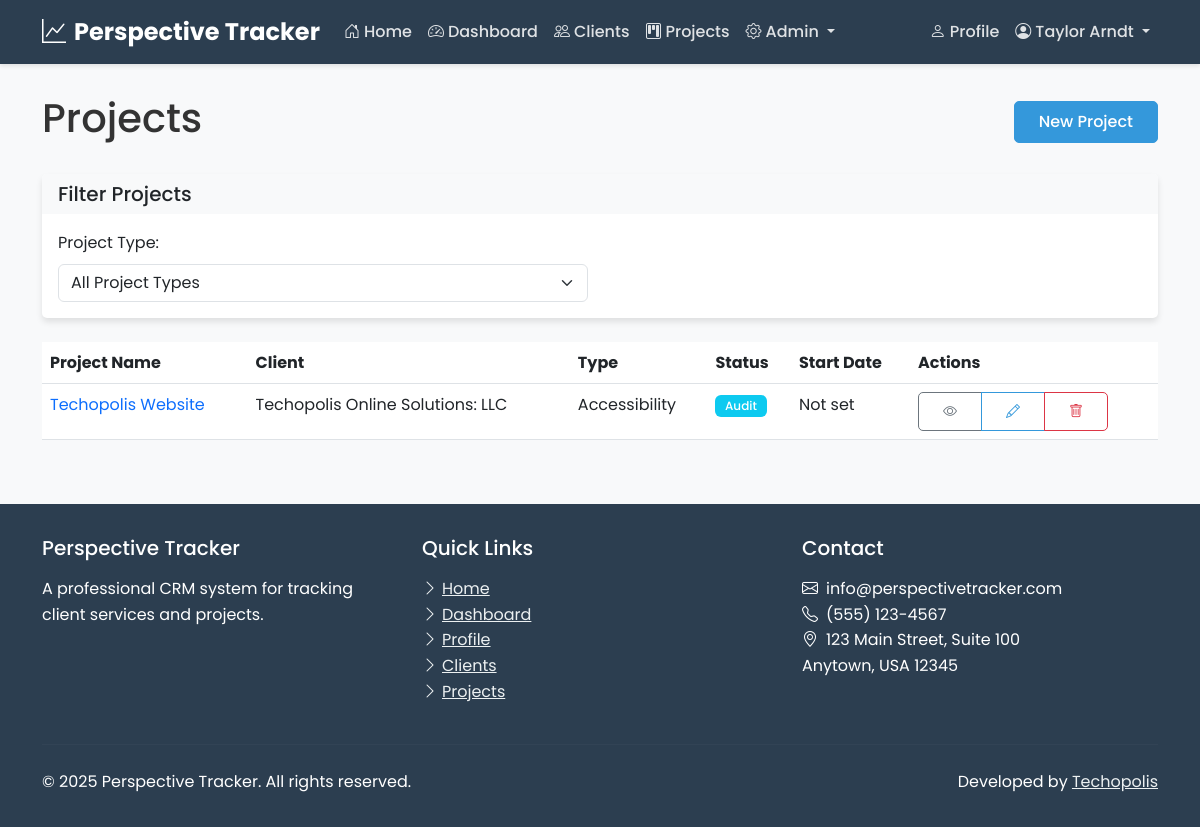
/projects/ (signed in), run on the app's committed database.
### users/models.py (models this page shows, shortened)
class CustomUser(AbstractUser):
    username = None
    email = models.EmailField(unique=True)
    role = models.ForeignKey(Role, on_delete=models.CASCADE, null=True, blank=True)
    profile_picture = models.ImageField(upload_to='profile_pics/', null=True, blank=True)
    bio = models.TextField(max_length=500, blank=True)
    phone_number = models.CharField(max_length=20, blank=True)
    job_title = models.CharField(max_length=100, blank=True)
    USERNAME_FIELD = 'email'
    REQUIRED_FIELDS = []
    objects = CustomUserManager()

### projects/models.py (models this page shows, shortened)
class Project(models.Model):
    DEFAULT_STATUS_CHOICES = [
        ('not_started', 'Not Started'),
        ('in_progress', 'In Progress'),
        ('completed', 'Completed'),
    ]
    name = models.CharField(max_length=200)
    client = models.ForeignKey(Client, on_delete=models.CASCADE, related_name='projects')
    project_type = models.ForeignKey(ProjectType, on_delete=models.PROTECT, related_name='projects')
    status = models.CharField(max_length=50, default='not_started')
    notes = models.TextField(blank=True)
    created_at = models.DateTimeField(auto_now_add=True)
    updated_at = models.DateTimeField(auto_now=True)
    created_by = models.ForeignKey(CustomUser, on_delete=models.SET_NULL, null=True, related_name='created_projects')
    assigned_to = models.ManyToManyField(CustomUser, related_name='assigned_projects', blank=True)
    def get_status_choices(self):
        if self.project_type and self.project_type.status_choices:
            return self.project_type.status_choices
        return self.DEFAULT_STATUS_CHOICES
    def get_status_display(self):
        choices = self.get_status_choices()
        for key, display in choices:
            if key and key.strip() == self.status:
                return display.strip()
        return self.status
    class Meta:
        ordering = ['-created_at']

class ProjectType(models.Model):
    name = models.CharField(max_length=100, unique=True)
    description = models.TextField(blank=True)
    slug = models.SlugField(max_length=100, unique=True)
    supports_standards = models.BooleanField(default=False, help_text="Whether this project type supports standards and violations")
    status_choices = models.JSONField(default=list, blank=True, help_text="List of status choices for this project type in format [['key', 'Display Name'], ...]")
    milestone_choices = models.JSONField(default=list, blank=True, help_text="List of milestone choices for this project type in format [['key', 'Display Name'], ...]")
    issue_fields = models.JSONField(default=list, blank=True, help_text="List of custom issue fields for this project type in format [{'name': 'field_name', 'type': 'field_type', 'required': true/false, 'choices': [['key', 'Display Name'], ...]}]")

### clients/models.py (models this page shows, shortened)
class Client(models.Model):
    company_name = models.CharField(max_length=255)
    contact_name = models.CharField(max_length=255)
    email = models.EmailField()
    website = models.URLField(blank=True, null=True)
    point_of_contact = models.ForeignKey(
        settings.AUTH_USER_MODEL,
        on_delete=models.SET_NULL,
        null=True,
        related_name='clients_as_poc'
    )
    created_at = models.DateTimeField(auto_now_add=True)
    updated_at = models.DateTimeField(auto_now=True)
    class Meta:
        ordering = ['company_name']

### projects/views.py (the view)
# urls.py: path('', views.project_list, name='project_list'),
@login_required
def project_list(request):
    if request.user.is_superuser or (hasattr(request.user, 'role') and request.user.role and request.user.role.name in ['admin', 'staff']):
        projects = Project.objects.all()
    else:
        projects = Project.objects.filter(assigned_to=request.user)
    project_type_slug = request.GET.get('type')
    if project_type_slug:
        projects = projects.filter(project_type__slug=project_type_slug)
    project_types = ProjectType.objects.all()
    context = {
        'projects': projects,
        'project_types': project_types,
        'current_type': project_type_slug,
    }
    return render(request, 'projects/project_list.html', context)

### projects/templates/projects/project_list.html (shortened to what this page needs)
{% extends "users/base.html" %}
{% load static %}
{% block content %}
<div class="container mt-4">
    <div class="d-flex justify-content-between align-items-center mb-4">
        <h1>Projects</h1>
        {% if user.is_staff or user.is_superuser %}
        <a href="{% url 'projects:project_create' %}" class="btn btn-primary">
             New Project
        </a>
        {% endif %}
    </div>
    <div class="card mb-4">
        <div class="card-header bg-light">
            <h2 class="h5 mb-0">Filter Projects</h2>
        </div>
        <div class="card-body">
            <div class="row">
                <div class="col-md-6">
                    <label for="project-type-filter" class="form-label">Project Type:</label>
                    <select id="project-type-filter" class="form-select">
                        <option value="">All Project Types</option>
                    </select>
                </div>
            </div>
        </div>
    </div>
    {% if projects %}
    <div class="table-responsive">
        <table class="table table-hover">
            <thead>
                <tr>
                    <th>Project Name</th>
                    <th>Client</th>
                    <th>Type</th>
                    <th>Status</th>
                    <th>Start Date</th>
                    <th>Actions</th>
                </tr>
            </thead>
            <tbody>
                {% for project in projects %}
                <tr class="clickable-row" data-href="{% url 'projects:project_detail' project.id %}" data-project-type="{{ project.project_type.slug }}">
                    <td>
                        <a href="{% url 'projects:project_detail' project.id %}" class="text-decoration-none">
                            {{ project.name }}
                        </a>
                    </td>
                    <td>{{ project.client.company_name }}</td>
                    <td>{{ project.project_type.name }}</td>
                    <td>
                        <span class="badge {% if project.status == 'completed' %}bg-success{% elif project.status == 'in_progress' or project.status == 'in_development' %}bg-primary{% elif project.status == 'audit' %}bg-info{% elif project.status == 'qa' %}bg-warning{% elif project.status == 'remediation' %}bg-danger{% else %}bg-secondary{% endif %}">
                            {{ project.get_status_display }}
                        </span>
                    </td>
                    <td>{{ project.start_date|default:"Not set" }}</td>
                    <td>
                        <div class="btn-group btn-group-sm" role="group" aria-label="Project actions">
                            <a href="{% url 'projects:project_detail' project.id %}" class="btn btn-outline-secondary" aria-label="View project details">
                                <i class="bi bi-eye" aria-hidden="true"></i><span class="visually-hidden">View</span>
                            </a>
                            {% if user.is_staff or user.is_superuser %}
                            <a href="{% url 'projects:project_update' project.id %}" class="btn btn-outline-primary" aria-label="Edit project">
                                <i class="bi bi-pencil" aria-hidden="true"></i><span class="visually-hidden">Edit</span>
                            </a>
                            {% endif %}
                            {% if user.is_superuser or user.role.name == 'admin' %}
                            <a href="{% url 'projects:project_delete' project.id %}" class="btn btn-outline-danger" aria-label="Delete project">
                                <i class="bi bi-trash" aria-hidden="true"></i><span class="visually-hidden">Delete</span>
                            </a>
                            {% endif %}
                        </div>
                    </td>
                </tr>
                {% endfor %}
            </tbody>
        </table>
    </div>
    {% else %}
    <div class="alert alert-info">
        No projects found. {% if user.is_staff or user.is_superuser %}<a href="{% url 'projects:project_create' %}">Create a new project</a>.{% endif %}
    </div>
    {% endif %}
</div>
{% endblock %}

### users/templates/users/base.html (shortened to what this page needs)
<!DOCTYPE html>
<html lang="en">
<head>
    <link href="https://cdn.jsdelivr.net/npm/bootstrap@5.3.0-alpha1/dist/css/bootstrap.min.css" rel="stylesheet">
    <link rel="stylesheet" href="https://cdn.jsdelivr.net/npm/bootstrap-icons@1.10.3/font/bootstrap-icons.css">
    <link rel="stylesheet" href="/static/css/style.css">
</head>
<body>
    <nav class="navbar navbar-expand-md navbar-dark fixed-top">
        <div class="container">
            <a class="navbar-brand" href="{% url 'home' %}">
                <i class="bi bi-graph-up me-2"></i>Perspective Tracker
            </a>
            <div class="collapse navbar-collapse" id="navbarNav">
                <ul class="navbar-nav me-auto">
                    <li class="nav-item">
                        <a class="nav-link {% if request.path == '/' %}active{% endif %}" href="{% url 'home' %}">
                            <i class="bi bi-house-door me-1"></i>Home
                        </a>
                    </li>
                    {% if user.is_authenticated %}
                        <li class="nav-item">
                            <a class="nav-link {% if '/dashboard/' in request.path %}active{% endif %}" href="{% url 'dashboard' %}">
                                <i class="bi bi-speedometer2 me-1"></i>Dashboard
                            </a>
                        </li>
                        {% if user.is_superuser or user.role.name == 'admin' or user.role.name == 'staff' %}
                            <li class="nav-item">
                                <a class="nav-link {% if '/clients/' in request.path %}active{% endif %}" href="{% url 'client_list' %}">
                                    <i class="bi bi-people me-1"></i>Clients
                                </a>
                            </li>
                            <li class="nav-item">
                                <a class="nav-link {% if '/projects/' in request.path %}active{% endif %}" href="{% url 'projects:project_list' %}">
                                    <i class="bi bi-kanban me-1"></i>Projects
                                </a>
                            </li>
                            {% if user.is_superuser or user.role.name == 'admin' %}
                            <li class="nav-item dropdown">
                                <a class="nav-link dropdown-toggle" href="#" id="adminDropdown" role="button" data-bs-toggle="dropdown" aria-expanded="false">
                                    <i class="bi bi-gear me-1"></i>Admin
                                </a>
                            </li>
                            {% endif %}
                        {% endif %}
                    {% endif %}
                </ul>
                <ul class="navbar-nav">
                    {% if user.is_authenticated %}
                        <li class="nav-item">
                            <a class="nav-link {% if '/profile/' in request.path %}active{% endif %}" href="{% url 'profile' %}">
                                <i class="bi bi-person me-1"></i>Profile
                            </a>
                        </li>
                        <li class="nav-item dropdown">
                            <a class="nav-link dropdown-toggle" href="#" id="navbarDropdown" role="button" data-bs-toggle="dropdown" aria-expanded="false">
                                <i class="bi bi-person-circle me-1"></i>{{ user.first_name }} {{ user.last_name }}
                            </a>
                        </li>
                    {% else %}
                        <li class="nav-item">
                            <a class="nav-link btn btn-outline-light btn-sm ms-2 px-3" href="{% url 'login' %}">
                                <i class="bi bi-box-arrow-in-right me-1"></i>Login
                            </a>
                        </li>
                    {% endif %}
                </ul>
            </div>
        </div>
    </nav>
    <main>
        {% block content %}{% endblock %}
    </main>
    <footer>
        <div class="container">
            <div class="row">
                <div class="col-md-4 mb-4 mb-md-0">
                    <h5 class="mb-3">Perspective Tracker</h5>
                    <p class="mb-0">A professional CRM system for tracking client services and projects.</p>
                </div>
                <div class="col-md-4 mb-4 mb-md-0">
                    <h5 class="mb-3">Quick Links</h5>
                    <ul class="list-unstyled">
                        <li><a href="{% url 'home' %}"><i class="bi bi-chevron-right me-1"></i>Home</a></li>
                        {% if user.is_authenticated %}
                            <li><a href="{% url 'dashboard' %}"><i class="bi bi-chevron-right me-1"></i>Dashboard</a></li>
                            <li><a href="{% url 'profile' %}"><i class="bi bi-chevron-right me-1"></i>Profile</a></li>
                            {% if user.is_superuser or user.role.name == 'admin' or user.role.name == 'staff' %}
                                <li><a href="{% url 'client_list' %}"><i class="bi bi-chevron-right me-1"></i>Clients</a></li>
                                <li><a href="{% url 'projects:project_list' %}"><i class="bi bi-chevron-right me-1"></i>Projects</a></li>
                            {% endif %}
                        {% else %}
                            <li><a href="{% url 'login' %}"><i class="bi bi-chevron-right me-1"></i>Login</a></li>
                        {% endif %}
                    </ul>
                </div>
                <div class="col-md-4">
                    <h5 class="mb-3">Contact</h5>
                    <ul class="list-unstyled">
                        <li><i class="bi bi-envelope me-2"></i>info@perspectivetracker.com</li>
                        <li><i class="bi bi-telephone me-2"></i>(555) 123-4567</li>
                        <li><i class="bi bi-geo-alt me-2"></i>123 Main Street, Suite 100<br>Anytown, USA 12345</li>
                    </ul>
                </div>
            </div>
            <hr class="mt-4 mb-4" style="border-color: rgba(255,255,255,0.1);">
            <div class="row justify-content-between align-items-center">
                <div class="col-md-6 text-center text-md-start">
                    <p class="mb-0">&copy; {% now "Y" %} Perspective Tracker. All rights reserved.</p>
                </div>
                <div class="col-md-6 text-center text-md-end">
                    <p class="mb-0">Developed by <a href="https://www.techopolis.courses/" target="_blank">Techopolis</a></p>
                </div>
            </div>
        </div>
    </footer>
</body>
</html>

### perspectivetracker/static/css/style.css (style rules this page uses)
:root { --primary-color: #2c3e50; --secondary-color: #3498db; --accent-color: #e74c3c; --light-color: #ecf0f1; --dark-color: #2c3e50; --success-color: #2ecc71; --warning-color: #f39c12; --danger-color: #e74c3c; --text-color: #333; --text-light: #7f8c8d; --border-radius: 5px; --box-shadow: 0 4px 6px rgba(0, 0, 0, 0.1); --transition: all 0.3s ease; }
body { font-family: 'Poppins', sans-serif; color: var(--text-color); line-height: 1.6; background-color: #f8f9fa; padding-top: 70px; }
.navbar { background-color: var(--primary-color) !important; box-shadow: 0 2px 4px rgba(0, 0, 0, 0.1); }
.navbar-brand { font-weight: 700; font-size: 1.5rem; color: white !important; }
.navbar-dark .navbar-nav .nav-link { color: rgba(255, 255, 255, 0.85) !important; font-weight: 500; transition: var(--transition); }
.card { border: none; border-radius: var(--border-radius); box-shadow: var(--box-shadow); transition: var(--transition); margin-bottom: 1.5rem; }
.card-header { font-weight: 600; border-bottom: none; }
.btn { font-weight: 500; border-radius: var(--border-radius); padding: 0.5rem 1.5rem; transition: var(--transition); }
.btn-primary { background-color: var(--secondary-color); border-color: var(--secondary-color); }
.btn-outline-primary { color: var(--secondary-color); border-color: var(--secondary-color); }
.badge { font-weight: 500; padding: 0.4em 0.8em; }
footer { background-color: var(--primary-color); color: white; padding: 2rem 0; margin-top: 3rem; }
footer a { color: var(--light-color); transition: var(--transition); }

### data on the page
CustomUser: first_name "Taylor", last_name "Arndt"
Project: name "Techopolis Website", client.company_name "Techopolis Online Solutions: LLC", project_type.name "Accessibility", status "Audit", start_date "Not set"
